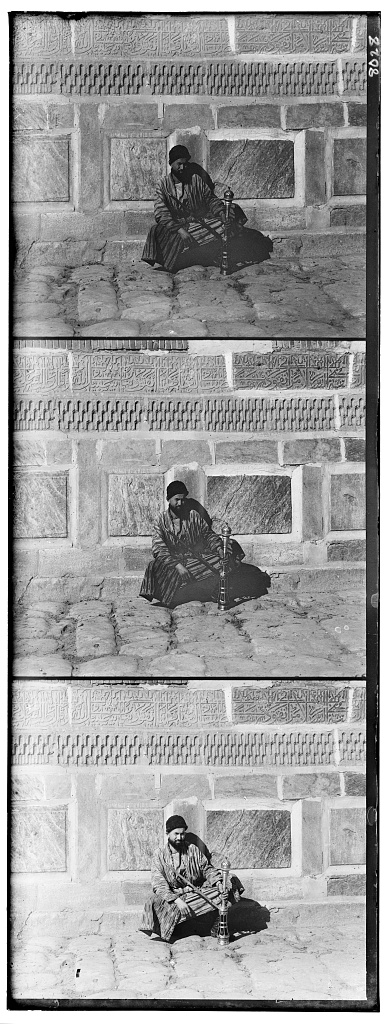
#> input picture test_sample1.jpg, 386 x 1024 px, given in place of the camera
$ python object_detect.py   (older library calls are emulated)
#> lines starting #> are read from the running program, lines starting #| are printed output that depends on the picture
import argparse
import time
import imutils
import cv2

ap = argparse.ArgumentParser()
ap.add_argument("-v","--video")
# Minimal detect area size
ap.add_argument("-a","--min-area",type=int, default=1000)
args = vars(ap.parse_args())

if args.get("video") == None:
    # detect from camera
    camera = cv2.VideoCapture(0)
else:
    camera = cv2.VideoCapture(args["video"])

time.sleep(1)

firstRet, firstFrame = camera.read()
#> firstFrame is the input picture: shape (1024, 386, 3); min 0, max 255, mean 155

firstFrame = imutils.resize(firstFrame, width=1000)
#> firstFrame: shape (2652, 1000, 3)
gray_firstFrame = cv2.cvtColor(firstFrame, cv2.COLOR_BGR2GRAY)
firstFrame = cv2.GaussianBlur(gray_firstFrame, (21,21), 0)
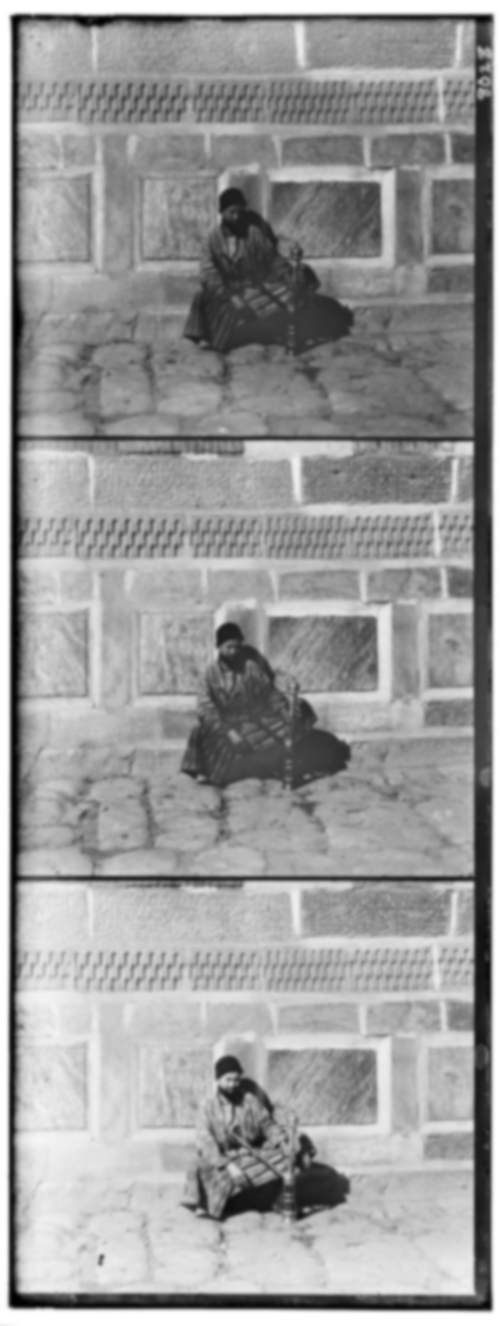
#> firstFrame: shape (2652, 1000) (shown at 1/2 size); min 1, max 255, mean 155

p =0

while (1):
    (ret, frame) = camera.read()
    p +=1
    if not ret:
        break

    #initialize current frame to gray
    frame = imutils.resize(frame, width=1000)
    gray_frame = cv2.cvtColor(frame, cv2.COLOR_BGR2GRAY)
    gray_frame = cv2.GaussianBlur(gray_frame, (21,21), 0)

    frameDiff = cv2.absdiff(firstFrame, gray_frame)
#> frameDiff: shape (2652, 1000); every value is 0
    retVal, thresh = cv2.threshold(frameDiff, 25, 255, cv2.THRESH_BINARY)

    thresh = cv2.dilate(thresh, None, iterations=2)
    image, contours, hierarchy = cv2.findContours(thresh.copy(), cv2.RETR_EXTERNAL, cv2.CHAIN_APPROX_SIMPLE)
#> contours = []

    text = "No Move Objects"
    for contour in contours:
        if cv2.contourArea(contour) < args["min_area"]:
            continue

        (x,y,w,h) = cv2.boundingRect(contour)
        cv2.rectangle(frame,(x,y),(x+w,y+h), (0,255,0), 2)
        text = "Object Moving"
#> this loop made 0 passes

    cv2.putText(frame, "Status: {}".format(text),(10,20), cv2.FONT_HERSHEY_SIMPLEX, 0.5, (0,0,255), 2)
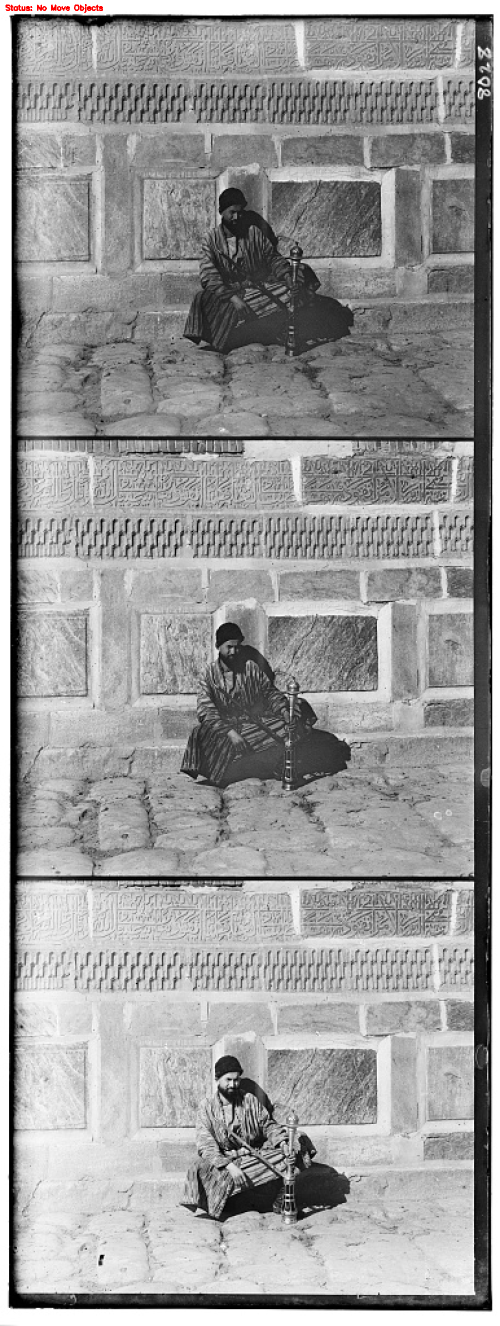
#> frame: shape (2652, 1000, 3) (shown at 1/2 size); mean B, G, R 154.9, 154.9, 155

    cv2.imshow('frame',frame)
    cv2.imshow('thresh',thresh)
    cv2.imshow('frameDiff', frameDiff)

print(p)
camera.release()
